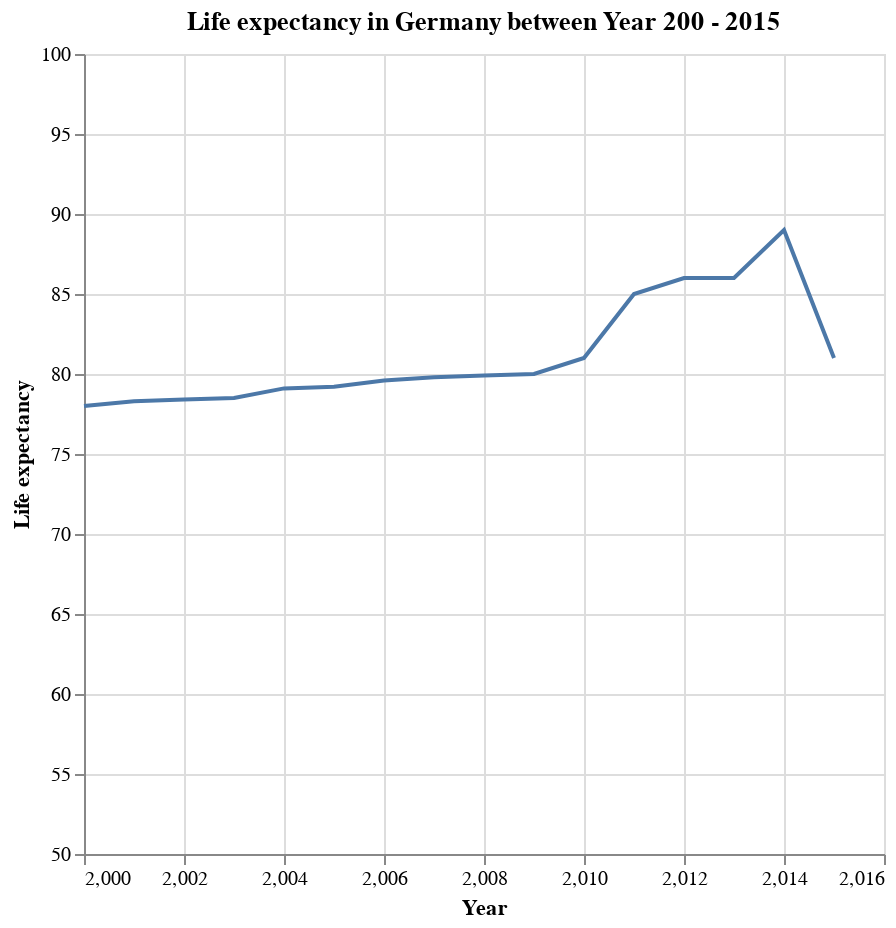

The code cell stored with this chart in its notebook:
### Code cell
alt.Chart(de_life.reset_index(),title = alt.Title("Life expectancy in Germany between Year 200 - 2015")
    ).mark_line().encode(
    alt.X('Year').title('Year'),
    alt.Y('Lifeexpectancy', scale=alt.Scale(domain=[50, 100])).title('Life expectancy'),
).properties(
    width = 400,
    height = 400
)

### Figure 1 — Vega-Lite specification as saved in the notebook (floating-point values rounded to 4 significant figures)
{"config": {"view": {"continuousWidth": 300, "continuousHeight": 300}}, "data": {"name": "data-cb80363bf3e8b4ba8683e21ceb2023f6"}, "mark": {"type": "line"}, "encoding": {"x": {"field": "Year", "title": "Year", "type": "quantitative"}, "y": {"field": "Lifeexpectancy", "scale": {"domain": [50, 100]}, "title": "Life expectancy", "type": "quantitative"}}, "height": 400, "title": {"text": "Life expectancy in Germany between Year 200 - 2015"}, "width": 400, "$schema": "https://vega.github.io/schema/vega-lite/v5.15.1.json", "datasets": {"data-cb80363bf3e8b4ba8683e21ceb2023f6": [{"Year": 2000, "Lifeexpectancy": 78.0}, {"Year": 2001, "Lifeexpectancy": 78.3}, {"Year": 2002, "Lifeexpectancy": 78.4}, {"Year": 2003, "Lifeexpectancy": 78.5}, {"Year": 2004, "Lifeexpectancy": 79.1}, {"Year": 2005, "Lifeexpectancy": 79.2}, {"Year": 2006, "Lifeexpectancy": 79.6}, {"Year": 2007, "Lifeexpectancy": 79.8}, {"Year": 2008, "Lifeexpectancy": 79.9}, {"Year": 2009, "Lifeexpectancy": 80.0}, {"Year": 2010, "Lifeexpectancy": 81.0}, {"Year": 2011, "Lifeexpectancy": 85.0}, {"Year": 2012, "Lifeexpectancy": 86.0}, {"Year": 2013, "Lifeexpectancy": 86.0}, {"Year": 2014, "Lifeexpectancy": 89.0}, {"Year": 2015, "Lifeexpectancy": 81.0}]}}
